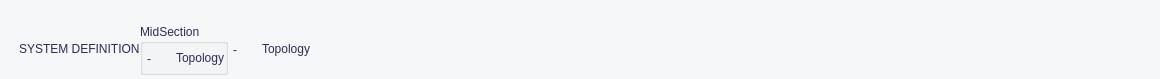
<?xml version="1.0" encoding="UTF-8"?>
<ui version="4.0">
 <class>C_NagUseCaseViewWidget</class>
 <widget class="QWidget" name="C_NagUseCaseViewWidget">
  <property name="geometry">
   <rect>
    <x>0</x>
    <y>0</y>
    <width>1160</width>
    <height>79</height>
   </rect>
  </property>
  <property name="minimumSize">
   <size>
    <width>0</width>
    <height>0</height>
   </size>
  </property>
  <property name="palette">
   <palette>
    <active>
     <colorrole role="WindowText">
      <brush brushstyle="SolidPattern">
       <color alpha="255">
        <red>42</red>
        <green>42</green>
        <blue>91</blue>
       </color>
      </brush>
     </colorrole>
     <colorrole role="Base">
      <brush brushstyle="SolidPattern">
       <color alpha="255">
        <red>255</red>
        <green>255</green>
        <blue>255</blue>
       </color>
      </brush>
     </colorrole>
     <colorrole role="Window">
      <brush brushstyle="SolidPattern">
       <color alpha="255">
        <red>245</red>
        <green>247</green>
        <blue>248</blue>
       </color>
      </brush>
     </colorrole>
    </active>
    <inactive>
     <colorrole role="WindowText">
      <brush brushstyle="SolidPattern">
       <color alpha="255">
        <red>42</red>
        <green>42</green>
        <blue>91</blue>
       </color>
      </brush>
     </colorrole>
     <colorrole role="Base">
      <brush brushstyle="SolidPattern">
       <color alpha="255">
        <red>255</red>
        <green>255</green>
        <blue>255</blue>
       </color>
      </brush>
     </colorrole>
     <colorrole role="Window">
      <brush brushstyle="SolidPattern">
       <color alpha="255">
        <red>245</red>
        <green>247</green>
        <blue>248</blue>
       </color>
      </brush>
     </colorrole>
    </inactive>
    <disabled>
     <colorrole role="WindowText">
      <brush brushstyle="SolidPattern">
       <color alpha="255">
        <red>120</red>
        <green>120</green>
        <blue>120</blue>
       </color>
      </brush>
     </colorrole>
     <colorrole role="Base">
      <brush brushstyle="SolidPattern">
       <color alpha="255">
        <red>245</red>
        <green>247</green>
        <blue>248</blue>
       </color>
      </brush>
     </colorrole>
     <colorrole role="Window">
      <brush brushstyle="SolidPattern">
       <color alpha="255">
        <red>245</red>
        <green>247</green>
        <blue>248</blue>
       </color>
      </brush>
     </colorrole>
    </disabled>
   </palette>
  </property>
  <property name="focusPolicy">
   <enum>Qt::ClickFocus</enum>
  </property>
  <property name="windowTitle">
   <string>Form</string>
  </property>
  <property name="autoFillBackground">
   <bool>true</bool>
  </property>
  <layout class="QHBoxLayout" name="horizontalLayout">
   <property name="spacing">
    <number>0</number>
   </property>
   <property name="leftMargin">
    <number>0</number>
   </property>
   <property name="topMargin">
    <number>0</number>
   </property>
   <property name="rightMargin">
    <number>0</number>
   </property>
   <property name="bottomMargin">
    <number>0</number>
   </property>
   <item>
    <layout class="QVBoxLayout" name="pc_VerticalLayout">
     <property name="spacing">
      <number>0</number>
     </property>
     <item>
      <widget class="QFrame" name="frame">
       <property name="styleRole" stdset="0">
        <string>fra-separator</string>
       </property>
       <property name="minimumSize">
        <size>
         <width>0</width>
         <height>4</height>
        </size>
       </property>
       <property name="maximumSize">
        <size>
         <width>16777215</width>
         <height>4</height>
        </size>
       </property>
      </widget>
     </item>
     <item>
      <spacer name="pc_VerticalSpacer">
       <property name="orientation">
        <enum>Qt::Vertical</enum>
       </property>
       <property name="sizeType">
        <enum>QSizePolicy::Fixed</enum>
       </property>
       <property name="sizeHint" stdset="0">
        <size>
         <width>20</width>
         <height>12</height>
        </size>
       </property>
      </spacer>
     </item>
     <item>
      <layout class="QHBoxLayout" name="pc_HorizontalLayout" stretch="0,0,0,0,0,0,0,1">
       <property name="spacing">
        <number>0</number>
       </property>
       <item>
        <spacer name="pc_HorizontalSpacer_2">
         <property name="orientation">
          <enum>Qt::Horizontal</enum>
         </property>
         <property name="sizeType">
          <enum>QSizePolicy::Fixed</enum>
         </property>
         <property name="sizeHint" stdset="0">
          <size>
           <width>19</width>
           <height>20</height>
          </size>
         </property>
        </spacer>
       </item>
       <item>
        <widget class="QLabel" name="pc_LabelMode">
         <property name="styleRole" stdset="0">
          <string>heading-widget-title</string>
         </property>
         <property name="minimumSize">
          <size>
           <width>0</width>
           <height>30</height>
          </size>
         </property>
         <property name="maximumSize">
          <size>
           <width>16777215</width>
           <height>30</height>
          </size>
         </property>
         <property name="text">
          <string>SYSTEM DEFINITION</string>
         </property>
        </widget>
       </item>
       <item>
        <widget class="QGroupBox" name="pc_GroupBoxSubSubMode">
         <property name="styleRole" stdset="0">
          <string>transparent</string>
         </property>
         <property name="title">
          <string>MidSection</string>
         </property>
         <layout class="QHBoxLayout" name="horizontalLayout_2">
          <property name="spacing">
           <number>0</number>
          </property>
          <property name="leftMargin">
           <number>0</number>
          </property>
          <property name="topMargin">
           <number>0</number>
          </property>
          <property name="rightMargin">
           <number>0</number>
          </property>
          <property name="bottomMargin">
           <number>0</number>
          </property>
          <item>
           <spacer name="pc_HorizontalSpacer_6">
            <property name="orientation">
             <enum>Qt::Horizontal</enum>
            </property>
            <property name="sizeType">
             <enum>QSizePolicy::Fixed</enum>
            </property>
            <property name="sizeHint" stdset="0">
             <size>
              <width>4</width>
              <height>12</height>
             </size>
            </property>
           </spacer>
          </item>
          <item>
           <layout class="QVBoxLayout" name="verticalLayout">
            <property name="spacing">
             <number>0</number>
            </property>
            <property name="topMargin">
             <number>2</number>
            </property>
            <item>
             <widget class="stw::opensyde_gui_elements::C_OgeLabSvgOnly" name="pc_LabelSpace_2">
              <property name="minimumSize">
               <size>
                <width>24</width>
                <height>24</height>
               </size>
              </property>
              <property name="maximumSize">
               <size>
                <width>24</width>
                <height>24</height>
               </size>
              </property>
              <property name="text">
               <string>-</string>
              </property>
             </widget>
            </item>
           </layout>
          </item>
          <item>
           <spacer name="pc_HorizontalSpacer_5">
            <property name="orientation">
             <enum>Qt::Horizontal</enum>
            </property>
            <property name="sizeType">
             <enum>QSizePolicy::Fixed</enum>
            </property>
            <property name="sizeHint" stdset="0">
             <size>
              <width>5</width>
              <height>20</height>
             </size>
            </property>
           </spacer>
          </item>
          <item>
           <widget class="QLabel" name="pc_LabelMidSection">
            <property name="styleRole" stdset="0">
             <string>heading-widget-sub-title</string>
            </property>
            <property name="minimumSize">
             <size>
              <width>0</width>
              <height>28</height>
             </size>
            </property>
            <property name="maximumSize">
             <size>
              <width>16777215</width>
              <height>28</height>
             </size>
            </property>
            <property name="font">
             <font>
              <stylestrategy>PreferDefault</stylestrategy>
             </font>
            </property>
            <property name="text">
             <string>Topology</string>
            </property>
           </widget>
          </item>
         </layout>
        </widget>
       </item>
       <item>
        <spacer name="pc_HorizontalSpacer_4">
         <property name="orientation">
          <enum>Qt::Horizontal</enum>
         </property>
         <property name="sizeType">
          <enum>QSizePolicy::Fixed</enum>
         </property>
         <property name="sizeHint" stdset="0">
          <size>
           <width>5</width>
           <height>20</height>
          </size>
         </property>
        </spacer>
       </item>
       <item>
        <layout class="QVBoxLayout" name="verticalLayout_2">
         <property name="topMargin">
          <number>2</number>
         </property>
         <item>
          <widget class="stw::opensyde_gui_elements::C_OgeLabSvgOnly" name="pc_LabelSpace">
           <property name="minimumSize">
            <size>
             <width>24</width>
             <height>24</height>
            </size>
           </property>
           <property name="maximumSize">
            <size>
             <width>24</width>
             <height>24</height>
            </size>
           </property>
           <property name="text">
            <string>-</string>
           </property>
          </widget>
         </item>
        </layout>
       </item>
       <item>
        <spacer name="pc_HorizontalSpacer_3">
         <property name="orientation">
          <enum>Qt::Horizontal</enum>
         </property>
         <property name="sizeType">
          <enum>QSizePolicy::Fixed</enum>
         </property>
         <property name="sizeHint" stdset="0">
          <size>
           <width>5</width>
           <height>20</height>
          </size>
         </property>
        </spacer>
       </item>
       <item>
        <widget class="QLabel" name="pc_LabelSubmode">
         <property name="styleRole" stdset="0">
          <string>heading-widget-sub-sub-title</string>
         </property>
         <property name="minimumSize">
          <size>
           <width>0</width>
           <height>30</height>
          </size>
         </property>
         <property name="maximumSize">
          <size>
           <width>16777215</width>
           <height>30</height>
          </size>
         </property>
         <property name="font">
          <font>
           <stylestrategy>PreferDefault</stylestrategy>
          </font>
         </property>
         <property name="text">
          <string>Topology</string>
         </property>
        </widget>
       </item>
       <item>
        <spacer name="pc_HorizontalSpacer">
         <property name="orientation">
          <enum>Qt::Horizontal</enum>
         </property>
         <property name="sizeHint" stdset="0">
          <size>
           <width>40</width>
           <height>20</height>
          </size>
         </property>
        </spacer>
       </item>
      </layout>
     </item>
    </layout>
   </item>
  </layout>
 </widget>
 <customwidgets>
  <customwidget>
   <class>stw::opensyde_gui_elements::C_OgeLabSvgOnly</class>
   <extends>QLabel</extends>
   <header>C_OgeLabSvgOnly.hpp</header>
  </customwidget>
 </customwidgets>
 <resources/>
 <connections/>
</ui>
